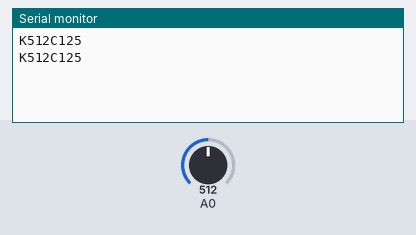
A sketch run on a simulated Arduino Uno, built with avr-gcc and run on an emulated ATmega328P. Shown: the last lines printed to the serial monitor. The test bench sets the inputs (shaded band); at power-on: A0 = 512.

Above: at 1.8 s.
1.9 s: A0 set to 716
At 2.8 s:
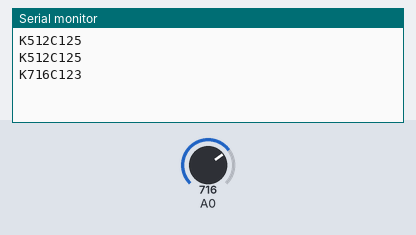
3.4 s: A0 set to 900
At 4.8 s:
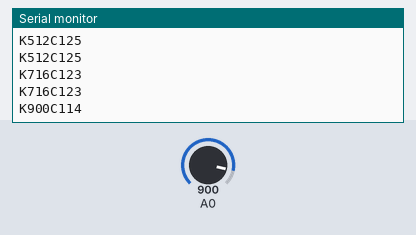
Timing chart, 0 to 6.4 s (numbered marks = the images above; inputs shaded):
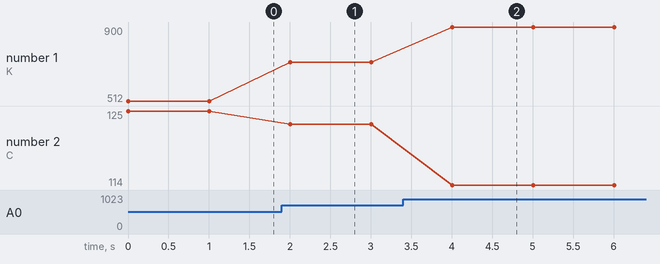

The sketch:

EmisorProtocolo.ino
```cpp
void setup()
{
  Serial.begin(115200);

}
void loop()
{ char  inicio='K';
  String informacion=String(analogRead(A0))+"C";

  String mensaje=inicio+informacion;
  char trama[mensaje.length()];
  mensaje.toCharArray(trama,mensaje.length());

  const byte data2= XORChecksum16(trama,sizeof(trama));
  String tramaFinal=mensaje+String(data2);
  Serial.print(tramaFinal+"\n");
  delay(1000);


}

uint16_t XORChecksum16(const byte *data, size_t dataLength)
{
  uint16_t value = 0;
  for (size_t i = 0; i < dataLength ; i++)
  {
    value ^= data[i];
  }
  return value;
}
```

Measured:
- after the input at 1.9 s, the serial monitor: prints a new line after 0.10 s (image 1)
- after the input at 3.4 s, the serial monitor: prints a new line after 0.60 s (image 2)
- plotted number 1: 512 → 716 after the input at 1.9 s, 716 → 900 after the input at 3.4 s
- plotted number 2: 125 → 123 after the input at 1.9 s, 123 → 114 after the input at 3.4 s
